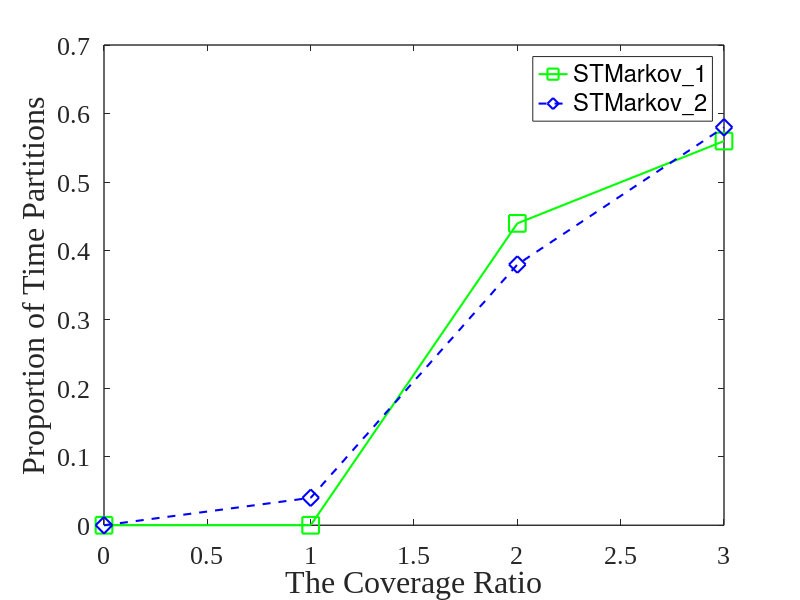
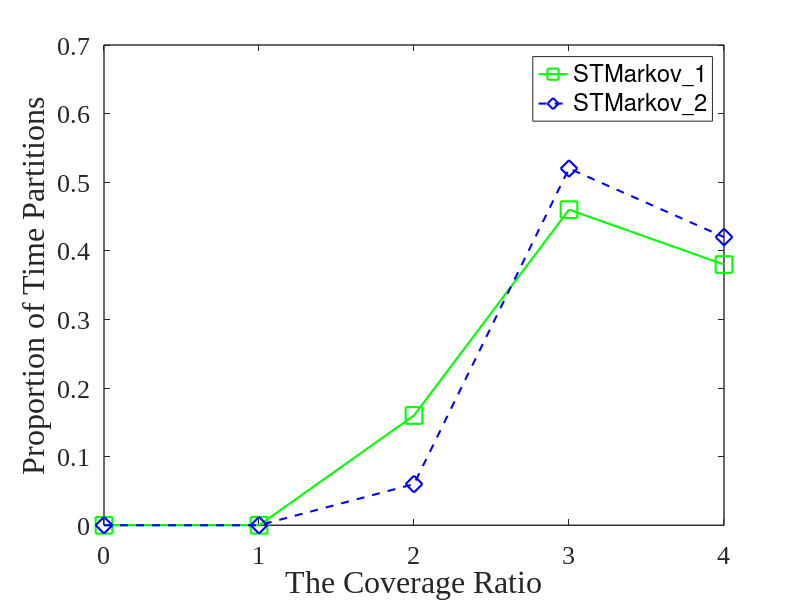
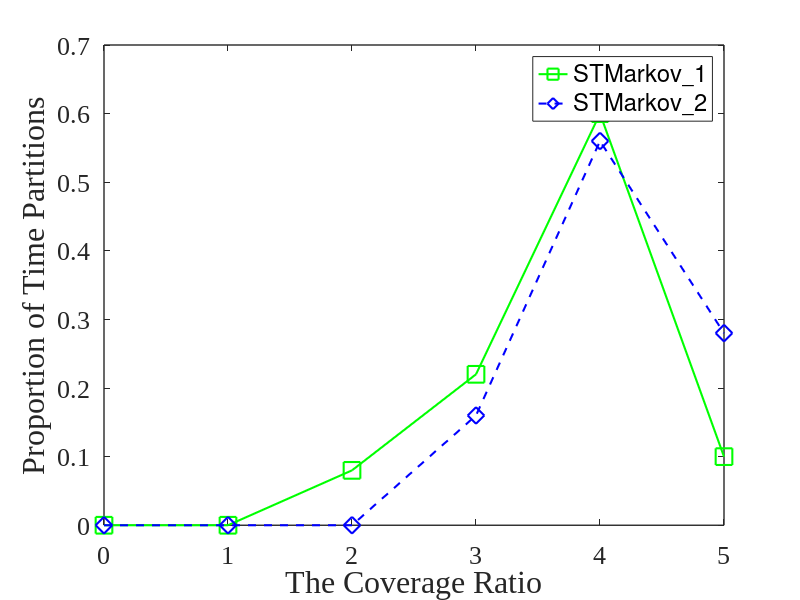
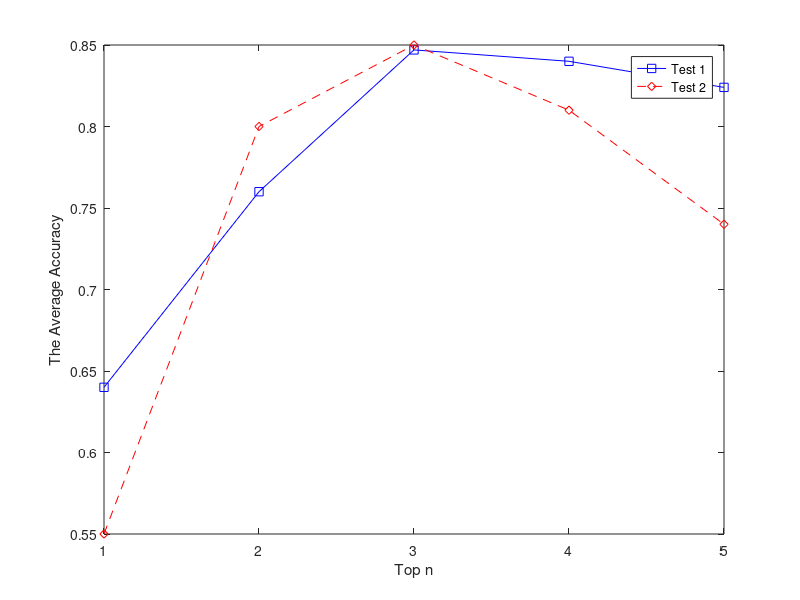

Write MATLAB code to recreate these figures, in order. (Note: this script raises an error after producing the figures.)
clear
clc

y3=[0
0.04
0.38
0.58
];
z3=[0
0
0.44
0.56
];
t = [0, 1, 2, 3];
% S1=plot(t, y3, 'sb-');
% hold on
% S2 = plot(t, z3, 'dr--');
plot(t,z3,'-gs','LineWidth',1.5,'markersize',12);  % mb_cluster
hold on;
plot(t,y3,'--bd','LineWidth',1.5,'markersize',12);   % a_cluster

set(gca,'LineWidth',1)
set(gca,'FontName','Times New Roman','FontSize',19)
%title('Staying Durations of Different Locations','FontName','Times New Roman','FontSize',17)
xlabel('The Coverage Ratio','FontName','Times New Roman','FontSize',23)
ylabel('Proportion of Time Partitions','FontName','Times New Roman','FontSize',23)
legend('STMarkov\_1','STMarkov\_2')



figure
y4=[0
0
0.06
0.52
0.42
];
z4=[0
0
0.16
0.46
0.38
];
t = [0, 1, 2, 3, 4];
plot(t,z4,'-gs','LineWidth',1.5,'markersize',12);  % mb_cluster
hold on;
plot(t,y4,'--bd','LineWidth',1.5,'markersize',12);   % a_cluster

set(gca,'LineWidth',1)
set(gca,'FontName','Times New Roman','FontSize',19)
%title('Staying Durations of Different Locations','FontName','Times New Roman','FontSize',17)
xlabel('The Coverage Ratio','FontName','Times New Roman','FontSize',23)
ylabel('Proportion of Time Partitions','FontName','Times New Roman','FontSize',23)
legend('STMarkov\_1','STMarkov\_2')

figure
y5=[0
0
0
0.16
0.56
0.28
];
z5=[0
0
0.08
0.22
0.6
0.1
];
t = [0, 1, 2, 3, 4, 5];
plot(t,z5,'-gs','LineWidth',1.5,'markersize',12);  % mb_cluster
hold on;
plot(t,y5,'--bd','LineWidth',1.5,'markersize',12);   % a_cluster

set(gca,'LineWidth',1)
set(gca,'FontName','Times New Roman','FontSize',19)
%title('Staying Durations of Different Locations','FontName','Times New Roman','FontSize',17)
xlabel('The Coverage Ratio','FontName','Times New Roman','FontSize',23)
ylabel('Proportion of Time Partitions','FontName','Times New Roman','FontSize',23)
legend('STMarkov\_1','STMarkov\_2')


figure
x1=[0.64
0.76
0.847
0.84
0.824
];
x2=[0.55
0.8
0.85
0.81
0.74
];
t = [1, 2, 3, 4, 5];
S1 = plot(t, x1, 'sb-');
hold on 
S2 = plot(t, x2, 'dr--');
hold off
xlabel('Top n'),ylabel('The Average Accuracy');
legend([S1 S2],'Test 1', 'Test 2');
axis(1, 5, 0.5, 0.9);

plot(t,x1,'--bd','LineWidth',1.5,'markersize',12);   % a_cluster
hold on;
plot(t,x2,'-gs','LineWidth',1.5,'markersize',12);  % mb_cluster

set(gca,'LineWidth',1)
set(gca,'FontName','Times New Roman','FontSize',19)
%title('Staying Durations of Different Locations','FontName','Times New Roman','FontSize',17)
xlabel('n / Top n PoIs','FontName','Times New Roman','FontSize',23)
ylabel('The Average Accuracy','FontName','Times New Roman','FontSize',23)
legend('STMarkov\_1','STMarkov\_2')

%b=bar(y3);
%set(b, 'Box', 'on');

%legend('Top 5 POIs Trajectory Sequence')
% a=bar(x);
% 
